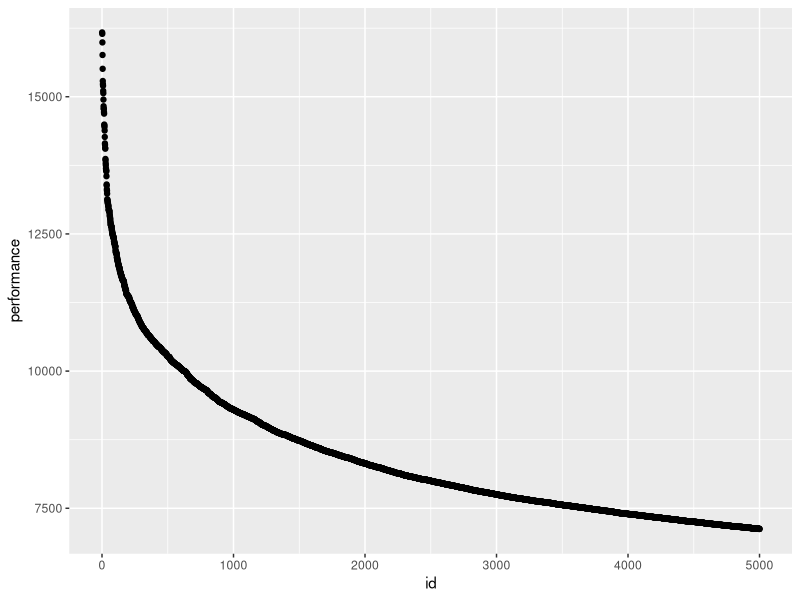
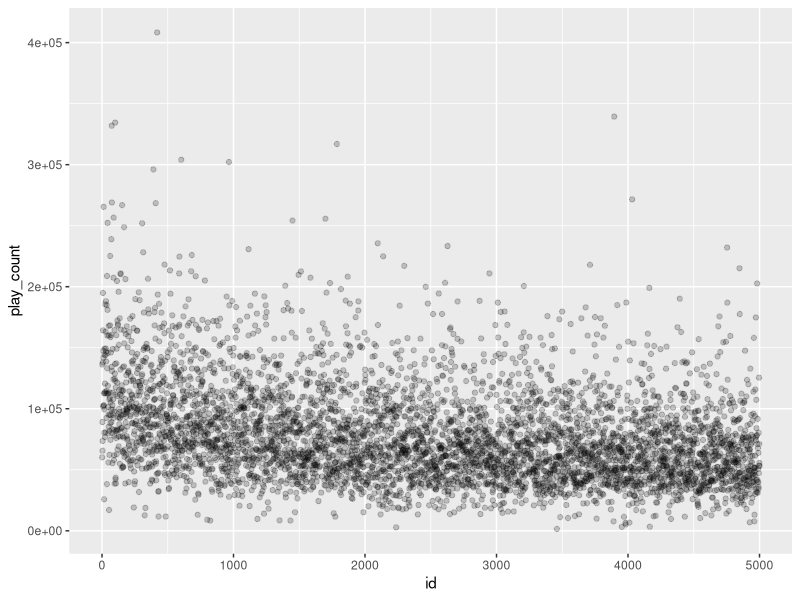
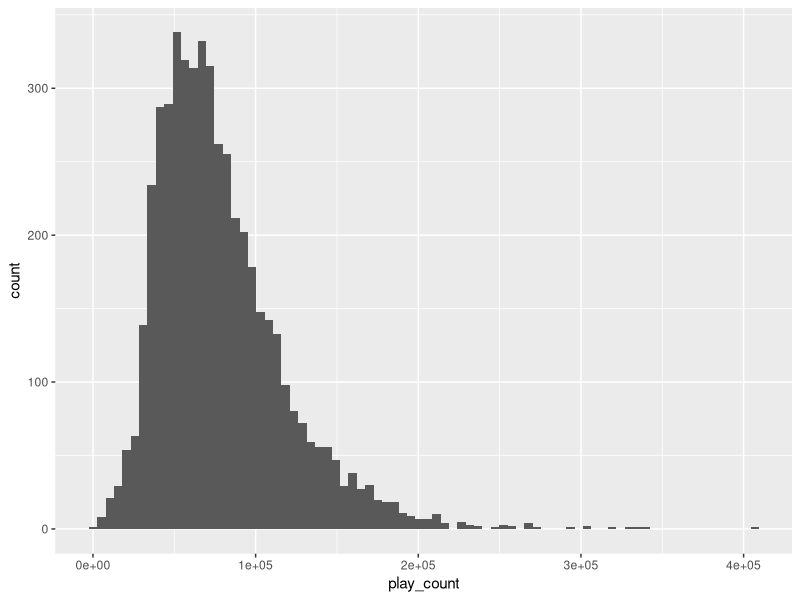
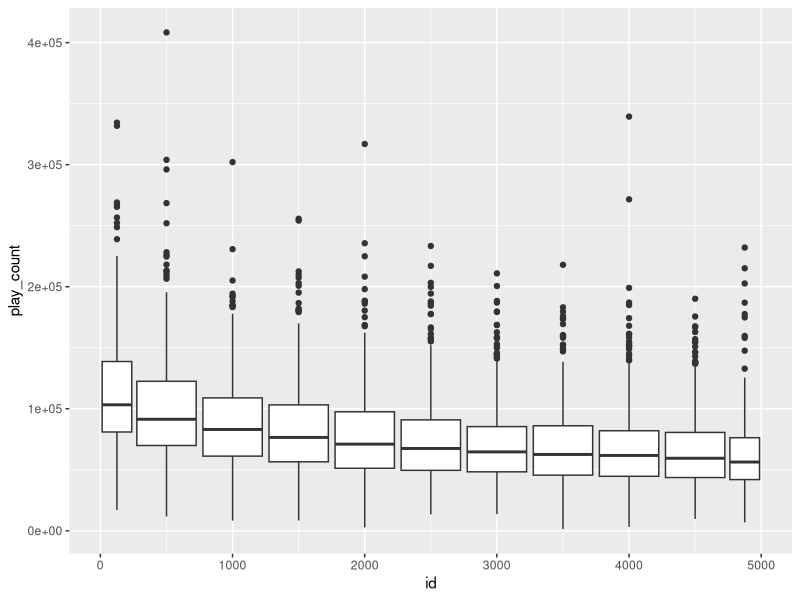
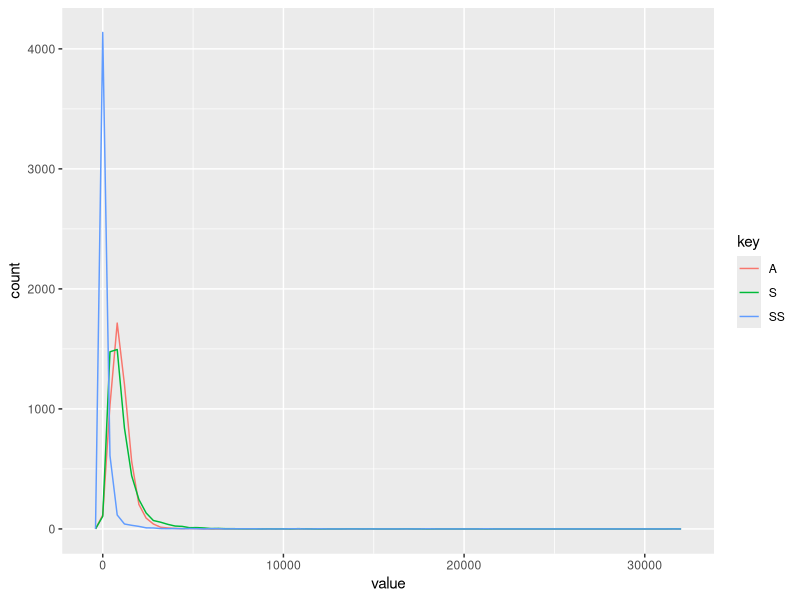
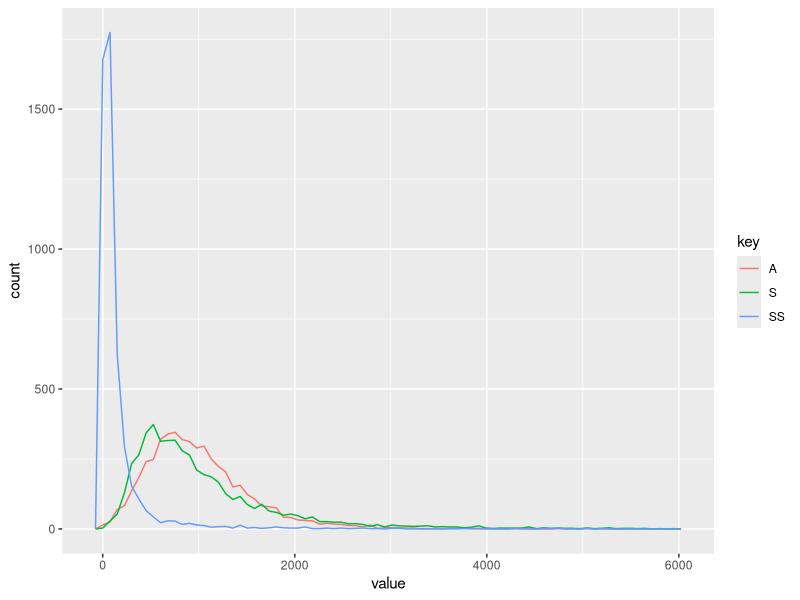
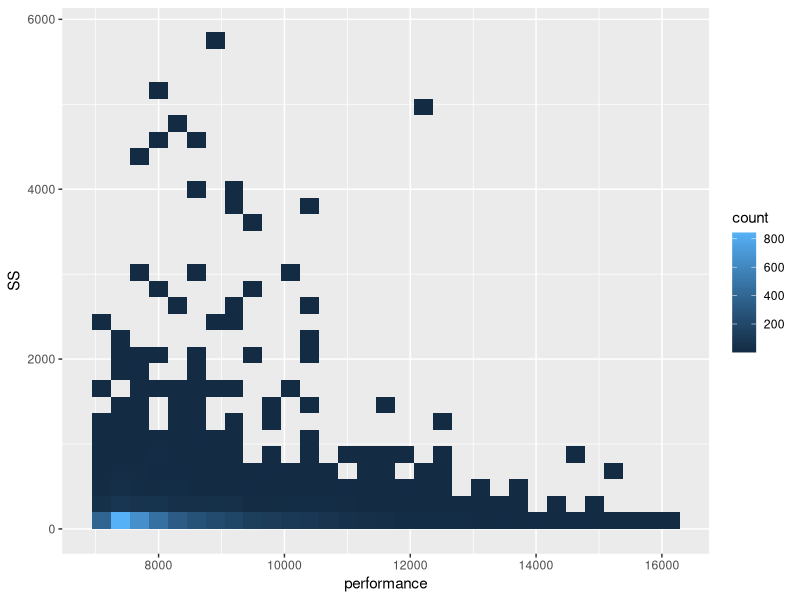
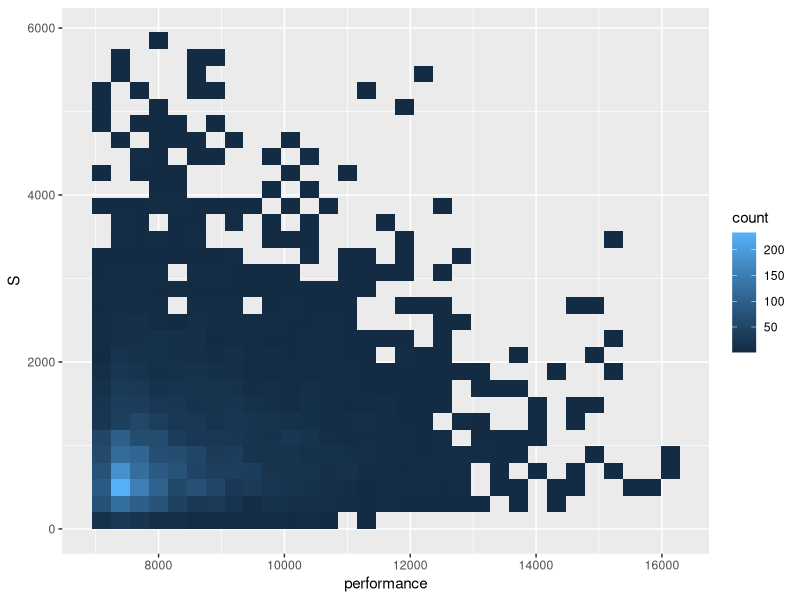

Reproduce these figures in R, in order.
## ---- chunk 1
library(readr)
library(dplyr) # ignore the warning
library(tidyr)
library(ggplot2)
Player <- read_csv("datasets/Player.csv",col_names = FALSE)
lables <- c("player_id","name","rank","performance","accuracy","play_count","SS","S","A")
colnames(Player) <- lables
Player <- Player %>% select(performance,accuracy,play_count,SS,S,A)
head(Player)
## ---- chunk 2
# for some reason Player isn't sorted by performance yet. 
Player <- Player %>% 
  arrange(desc(performance)) %>%
  mutate(
    id = 1:nrow(Player) # which is bascially a player's rank based on performance rating
      )

head(Player)

ggplot(data = Player) +
  geom_point(mapping = aes(x= id, y=performance))
## ---- chunk 3
ggplot(data = Player) +
  geom_point(mapping = aes(x = id, y = play_count), alpha = 1/5)

ggplot(data = Player) + 
  geom_histogram(mapping = aes(x = play_count),bins = 80)

Player %>%
  ggplot(mapping = aes(x = id, y = play_count, group = cut_width(id,500))) +
  geom_boxplot()
## ---- chunk 4
# not good
Player %>% 
  gather(key = key, value = value, -id, -performance, -play_count, -accuracy) %>%
  ggplot(mapping = aes(x = value, color = key)) + 
  geom_freqpoly(bins = 80)

Player %>% 
  gather(key = key, value = value, -id, -performance, -play_count, -accuracy) %>%
  filter(value<6000) %>%
  ggplot(mapping = aes(x = value, color = key)) + 
  geom_freqpoly(bins = 80) 
## ---- chunk 5
Player %>%
  filter(SS<6000,S<6000,A<6000) %>%
  ggplot() +
  geom_bin2d(mapping = aes(x = performance, y = SS))

Player %>%
  filter(SS<6000,S<6000,A<6000) %>%
  ggplot() +
  geom_bin2d(mapping = aes(x = performance, y = S))

Player %>%
  filter(SS<6000,S<6000,A<6000) %>%
  ggplot() +
  geom_bin2d(mapping = aes(x = performance, y = A))
## ---- chunk 6
centered_player <- Player %>%
  mutate(
    play_count = (play_count-mean(play_count))/sqrt(var(play_count)),
    S = (S-mean(S))/sqrt(var(S)), # centering,
    SS = (SS-mean(SS))/sqrt(var(SS)), # centering
    A = (A - mean(A))/sqrt(var(A)), # centering
    accuracy = (accuracy - mean(accuracy))/sd(accuracy),
    performance = (performance - mean(performance))/sd(performance)
  ) %>%
  select(performance,play_count,S,SS,A,accuracy)
## ---- chunk 7
centered_player %>%
  gather(key = key, value = value) %>%
  ggplot(aes(x = key, y = value)) +
  geom_boxplot()
## ---- chunk 8
# function to help with repeated code
is_in_range <- function(obj) {
  between(obj,mean(obj)-4.75*sd(obj),mean(obj)+4.75*sd(obj))
}

#now filtering data
filtered_data <- Player %>%
  filter(
    is_in_range(S),
    is_in_range(SS),
    is_in_range(A),
    is_in_range(performance),
    is_in_range(accuracy)
  ) 
#count(filtered_data)

#now centering that filter data (a bit redundant yes)
centered_filtered_data <- filtered_data %>%
  mutate(
    play_count = (play_count-mean(play_count))/sqrt(var(play_count)),
    S = (S-mean(S))/sqrt(var(S)), # centering,
    SS = (SS-mean(SS))/sqrt(var(SS)), # centering
    A = (A - mean(A))/sqrt(var(A)), # centering
    accuracy = (accuracy - mean(accuracy))/sd(accuracy),
    performance = (performance - mean(performance))/sd(performance)
  ) %>%
  select(performance,play_count,S,SS,A,accuracy)
## ---- chunk 9
prf_vec <- centered_filtered_data$performance
acc_vec <- centered_filtered_data$accuracy
s_vec  <- centered_filtered_data$S
ss_vec <- centered_filtered_data$SS
a_vec <- centered_filtered_data$A
pc_vec <- centered_filtered_data$play_count

M <- cbind(prf_vec,pc_vec,acc_vec,ss_vec,s_vec,a_vec)
CM <- cor(M)
CM[1,]
## ---- chunk 10
# 1st experimental correlation in regards to performance, q = 0.3379438
ggplot(centered_filtered_data) +
  geom_point(aes(x = play_count, y = performance),alpha = 1/20) +
  geom_abline(slope = CM['pc_vec','prf_vec'],color = "red")

# 2nd experimental correlation in regards to performance, q = 0.1608370
ggplot(centered_filtered_data) +
  geom_point(aes(x = S, y = performance),alpha = 1/20) +
  geom_abline(slope = CM['s_vec','prf_vec'],color = "red")

# last experimental correlation in regards to performance, q = -0.05939164
ggplot(centered_filtered_data) +
  geom_point(aes(x = accuracy, y = performance),alpha = 1/20) +
  geom_abline(slope = CM['acc_vec','prf_vec'],color = "red") 

